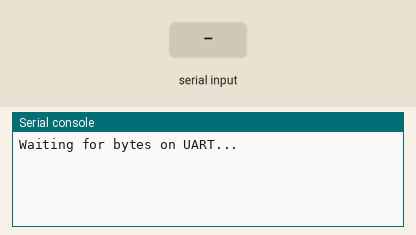
Recording of a program running on a simulated Raspberry Pi Pico running CircuitPython. On the bench: the last lines printed to the serial console. The test bench sets the inputs (shaded band).

Above: at 1.2 s.
1.3 s: "1" typed at the serial console, then Enter
At 1.7 s:
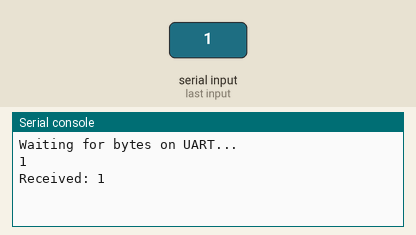
2.8 s: "1\n" received over the second serial link
At 3.9 s:
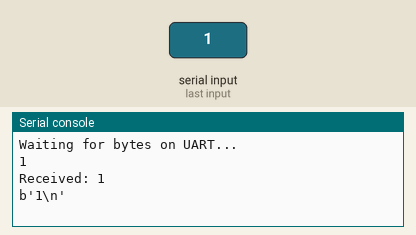
4.3 s: "0" typed at the serial console, then Enter
At 5.4 s:
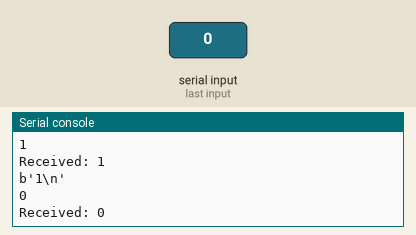
5.8 s: "0\n" received over the second serial link
At 6.4 s:
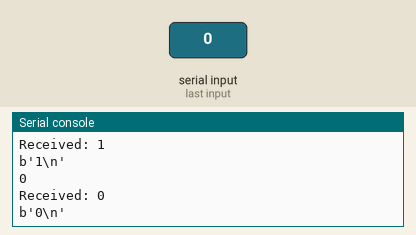

Measured:
- after the input at 1.3 s, the serial console: prints a new line at once (image 1)
- after the input at 2.8 s, the serial console: prints a new line at once (image 2)
- after the input at 4.3 s, the serial console: prints a new line at once (image 3)
- after the input at 5.8 s, the serial console: prints a new line at once (image 4)

The program:

code.py
```python
import board
import busio
import supervisor

# PICO UART pins? What am i not using?
uart = busio.UART(board.GP12,board.GP13,baudrate=9600, timeout=0.01)

print("Waiting for bytes on UART...")
while True:
    data = uart.read(32)
    if data is not None:
        print(data)
    if supervisor.runtime.serial_bytes_available:
        value = input().strip()
        print(f"Received: {value}\r")
        uart.write(value.encode())
```
